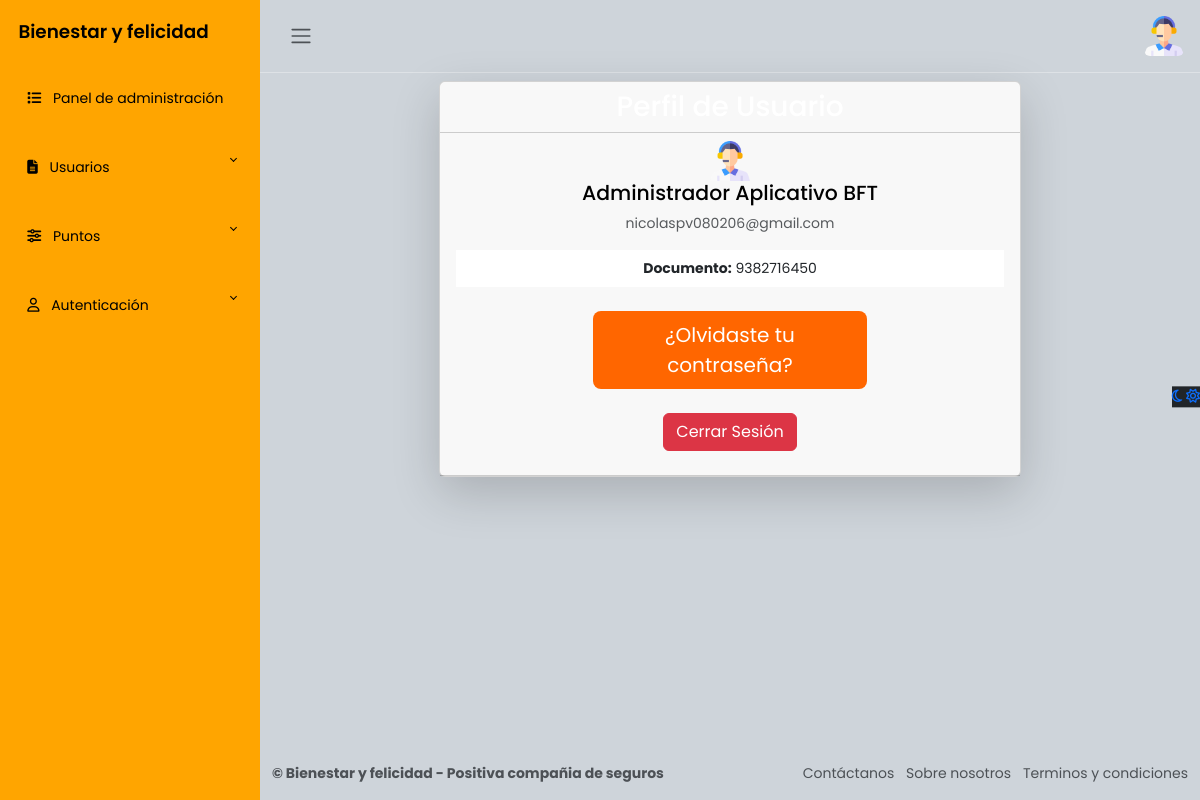
Screenshot of /admin_panel/usuarios/perfil (signed in) with the database file from the repository.
### apps/usuarios/models.py (models this page shows, shortened)
class Usuarios(AbstractBaseUser, PermissionsMixin):
    avatar = models.FileField('Avatar', upload_to='usuarios/', null=True, blank=True)
    nombres = models.CharField('Nombres', max_length=50)
    apellidos = models.CharField('Apellidos', max_length=100)
    numero_documento = models.IntegerField('Número de documento', primary_key=True, unique=True)
    correo = models.EmailField('Correo electrónico', max_length=255, unique=True)
    puntos_totales = models.IntegerField('Número total de puntos', default=1000)
    password = models.CharField('Contraseña', max_length=255)
    ultimo_reinicio = models.DateField('Ultimo reinicio de puntos', default=now) # Reiniciar puntos
    is_active = models.BooleanField(default=True)
    is_staff = models.BooleanField(default=False)
    objects = UsuariosManager()
    USERNAME_FIELD = 'numero_documento'
    REQUIRED_FIELDS = ['nombres', 'apellidos', 'correo']
    class Meta:
        verbose_name = 'Usuario'
        verbose_name_plural = 'Usuarios'

### apps/usuarios/views.py (the view)
# urls.py: path('admin_panel/usuarios/perfil', login_required(profile_superuser), name="profile_superuser"),
@login_required(login_url='/accounts/login/')
@user_passes_test(is_staff, login_url=('/'))
def profile_superuser(request):
    return render(request, 'admin_dashboard/profile.html')

### apps/usuarios/views.py (called while the page is built)
def is_staff(user):
    return user.is_active and user.is_staff # Validar si es administrador y esta activo

### apps/usuarios/templates/admin_dashboard/profile.html (shortened to what this page needs)
{% extends "admin_dashboard/layout.html" %}
{% load static %}
{% block content %}
<main class="content px-3 py-2">
    <div class="container-fluid">
        <div class="row justify-content-center">
            <div class="col-md-8">
                <div class="card shadow-lg">
                    <div class="card-header text-white text-center">
                        <h3 class="mb-0">Perfil de Usuario</h3>
                    </div>
                    <div class="card-header text-white text-center">
                        {% if user.is_authenticated %}
                            {% if user.avatar %}
                                <img class="avatar img-fluid" src="{{ user.avatar.url }}" alt="Avatar de {{ user.nombres }}">
                            {% else %}
                                <img src="{% static "img/usuario/usuario.png" %}" alt="usuario" class="avatar img-fluid">
                            {% endif %}
                            <div class="mb-3">
                                <h4>{{ user.nombres }} {{ user.apellidos }}</h4>
                                <p class="text-muted">{{ user.correo }}</p>
                                <ul class="list-group list-group-flush">
                                    <li class="list-group-item"><strong>Documento:</strong> {{ user.numero_documento }}</li>
                                </ul>
                                <div class="mt-4">
                                    <p class="text-center">
                                        <a href="{% url 'cambiar_pass' %}" class="btn btn-lg w-50 text-white" style="background-color: #FF6600;">¿Olvidaste tu contraseña?</a>
                                    </p>
                                </div>
                                <div class="mt-4">
                                    <a href="{% url 'salir' %}" class="btn btn-danger">
                                        Cerrar Sesión
                                    </a>
                                </div>
                            </div>
                        {% endif %}
                    </div>
                </div>
            </div>
        </div>
    </div>
</main>
{% endblock %}

### apps/usuarios/templates/admin_dashboard/layout.html (shortened to what this page needs)
{% load static %}
<html lang="es">
<head>
    <link rel="stylesheet" href="https://cdn.jsdelivr.net/npm/bootstrap@5.3.0-alpha2/dist/css/bootstrap.min.css">
    <link href="https://cdn.jsdelivr.net/npm/bootstrap@5.3.0/dist/css/bootstrap.min.css" rel="stylesheet">
    <link rel="stylesheet" href="{% static 'css/administrador.styles.css' %}">
</head>
<body>
    <div class="wrapper">
        <aside id="sidebar" class="js-sidebar">
            <div class="h-100">
                <div class="sidebar-logo">
                    <a href="{% url "inicio" %}">Bienestar y felicidad</a>
                </div>
                <ul class="sidebar-nav">
                    <li class="sidebar-item">
                        <a href="{% url "admin_panel" %}" class="sidebar-link">
                            <i class="fa-solid fa-list pe-2"></i>
                            Panel de administración
                        </a>
                    </li>
                    <li class="sidebar-item">
                        <a href="#" class="sidebar-link collapsed" data-bs-target="#pages" data-bs-toggle="collapse"
                            aria-expanded="false"><i class="fa-solid fa-file-lines pe-2"></i>
                            Usuarios
                        </a>
                    </li>
                    <li class="sidebar-item">
                        <a href="#" class="sidebar-link collapsed" data-bs-target="#posts" data-bs-toggle="collapse"
                            aria-expanded="false"><i class="fa-solid fa-sliders pe-2"></i>
                            Puntos
                        </a>
                    </li>
                    <li class="sidebar-item">
                        <a href="#" class="sidebar-link collapsed" data-bs-target="#auth" data-bs-toggle="collapse"
                            aria-expanded="false"><i class="fa-regular fa-user pe-2"></i>
                            Autenticación
                        </a>
                    </li>
                </ul>
            </div>
        </aside>
        <div class="main">
            <nav class="navbar navbar-expand px-3 border-bottom">
                <button class="btn" id="sidebar-toggle" type="button">
                    <span class="navbar-toggler-icon"></span>
                </button>
                <div class="navbar-collapse navbar">
                    <ul class="navbar-nav">
                        <li class="nav-item dropdown">
                            <a href="#" data-bs-toggle="dropdown" class="nav-icon pe-md-0">
                                {% if user.is_authenticated %}
                                    {% if user.avatar %}
                                        <img class="avatar img-fluid rounded" src="{{ user.avatar.url }}" alt="Avatar de {{ user.nombres }}">
                                    {% else %}
                                        <img src="{% static "img/usuario/usuario.png" %}" alt="usuario" class="avatar img-fluid">
                                    {% endif %}
                                {% endif %}
                            </a>
                        </li>
                    </ul>
                </div>
            </nav>
            {% block content %}{% endblock %}
            <a href="#" class="theme-toggle">
                <i class="fa-regular fa-moon"></i>
                <i class="fa-regular fa-sun"></i>
            </a>
            <footer class="footer">
                <div class="container-fluid">
                    <div class="row text-muted">
                        <div class="col-6 text-start">
                            <p class="mb-0">
                                <a href="#" class="text-muted">
                                    <strong>&copy; Bienestar y felicidad - Positiva compañia de seguros</strong>
                                </a>
                            </p>
                        </div>
                        <div class="col-6 text-end">
                            <ul class="list-inline">
                                <li class="list-inline-item" data-bs-toggle="modal" data-bs-target="#contactanos">
                                    <a href="#" class="text-muted">Contáctanos</a>
                                </li>
                                <li class="list-inline-item" data-bs-toggle="modal" data-bs-target="#sobreNosotros">
                                    <a href="#" class="text-muted">Sobre nosotros</a>
                                </li>
                                <li class="list-inline-item" data-bs-toggle="modal" data-bs-target="#terminosCondiciones">
                                    <a href="#" class="text-muted">Terminos y condiciones</a>
                                </li>
                            </ul>
                        </div>
                    </div>
                </div>
            </footer>
        </div>
    </div>
</body>
</html>

### static/css/administrador.styles.css (style rules this page uses)
body { font-family: 'Poppins', sans-serif; font-size: 0.875rem; opacity: 1; overflow-y: scroll; margin: 0; }
a { cursor: pointer; text-decoration: none; font-family: 'Poppins', sans-serif; }
li { list-style: none; }
h4 { font-family: 'Poppins', sans-serif; font-size: 1.275rem; color: var(--bs-emphasis-color); }
.wrapper { align-items: stretch; display: flex; width: 100%; }
#sidebar { max-width: 260px; min-width: 260px; background: orange; transition: all 0.35s ease-in-out; }
.main { display: flex; flex-direction: column; min-height: 100vh; min-width: 0; overflow: hidden; transition: all 0.35s ease-in-out; width: 100%; background: var(--bs-dark-bg-subtle); }
.sidebar-logo { padding: 1.15rem; }
.sidebar-logo a { color: #000; font-size: 1.15rem; font-weight: 600; }
.sidebar-nav { list-style: none; margin-bottom: 0; padding-left: 0; margin-left: 0; }
a.sidebar-link { padding: 1.5rem 1.7rem; color: #000; position: relative; display: block; font-size: 0.875rem; }
.sidebar-link[data-bs-toggle="collapse"]::after { border: solid; border-width: 0 .075rem .075rem 0; content: ""; display: inline-block; padding: 2px; position: absolute; right: 1.5rem; top: 1.4rem; transform: rotate(-135deg); transition: all .2s ease-out; }
.sidebar-link[data-bs-toggle="collapse"].collapsed::after { transform: rotate(45deg); transition: all .2s ease-out; }
.avatar { height: 40px; width: 40px; }
.navbar-expand .navbar-nav { margin-left: auto; }
.content { flex: 1; max-width: 100vw; width: 100vw; }
@media (min-width:780px) { .content { max-width: auto; width: auto; } }
.card { box-shadow: 0 0 .875rem 0 rgba(34, 46, 60, .05); margin-bottom: 24px; }
.theme-toggle { position: fixed; top: 50%; transform: translateY(-65%); text-align: center; z-index: 10; right: 0; left: auto; border: none; background-color: var(--bs-body-color); }

### rows the page displays
Usuarios: avatar (picture), nombres "Administrador", apellidos "Aplicativo BFT", correo "nicolaspv080206@gmail.com", numero_documento "9382716450"
